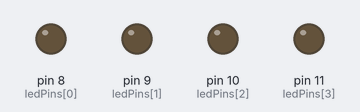
The sketch below on a simulated Arduino Uno, built with avr-gcc and run on an emulated ATmega328P. Shown: output pins drawn as LEDs (lit = HIGH).

Above: at 0.2 s.
At 1.2 s:
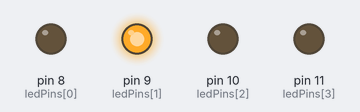
At 2.2 s:
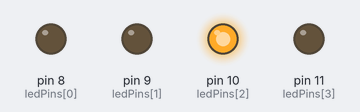
At 4.7 s:
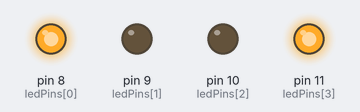
At 7.2 s:
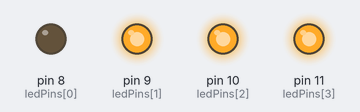
At 9.7 s:
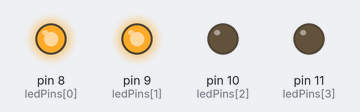
Timing chart, 0 to 10.4 s (numbered marks = the images above):
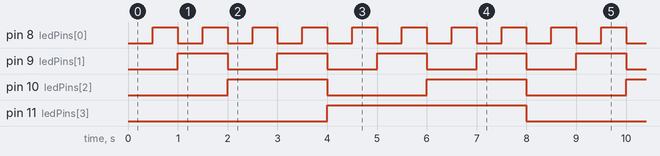

Measured:
- by itself, pin 8 (ledPins[0]): alternates HIGH for 0.50 s and LOW for 0.50 s
- by itself, pin 9 (ledPins[1]): alternates HIGH for 1.0 s and LOW for 1.0 s
- by itself, pin 10 (ledPins[2]): alternates HIGH for 2.0 s and LOW for 2.0 s
- by itself, pin 11 (ledPins[3]): alternates HIGH for 4.0 s and LOW for 4.0 s

The sketch:

binary1.ino
```cpp
// The pins to which we've wired each of the LEDs
int ledPins[] = {8,9,10,11};
byte count=0;
void setup()
{
   pinMode(8, OUTPUT);
   pinMode(9, OUTPUT);
   pinMode(10, OUTPUT);
   pinMode(11, OUTPUT);
}

void loop()
{

    dispBinary(count++);
  delay(500);


}

void dispBinary(byte n)
{
  for (byte i = 0; i < 4; i++) {
    digitalWrite(ledPins[i], n & 1);
    n /= 2;
  }
}
```
